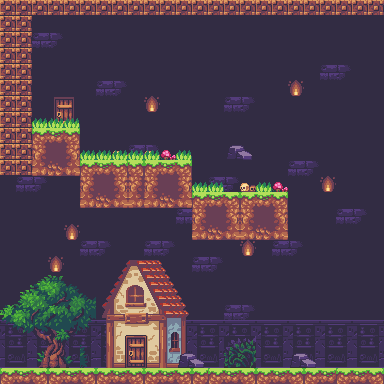

This game map was drawn from its Tiled (.tmx) file and the tilesets committed beside it. A one-line description and the full map source follow:
An orthogonal 24x24 tile map with 16x16 px tiles, 5 tile layers (Background, Background 2, Exit, Platforms, ...), 2 tilesets.

<map version="1.2" tiledversion="1.2.4" orientation="orthogonal" renderorder="right-down" width="24" height="24" tilewidth="16" tileheight="16" infinite="0" nextlayerid="11" nextobjectid="1">
 <tileset firstgid="1" name="landscape-tileset" tilewidth="16" tileheight="16" tilecount="165" columns="15">
  <image source="landscape-tileset.png" width="240" height="176" />
 </tileset>
 <tileset firstgid="166" name="props-tileset" tilewidth="16" tileheight="16" tilecount="120" columns="6">
  <image source="props-tileset.png" width="96" height="320" />
 </tileset>
 <layer id="5" name="Background" width="24" height="24">
  <data encoding="csv">
51,51,51,51,51,51,51,51,51,51,51,51,51,51,51,51,51,51,51,51,51,51,51,51,
51,51,51,51,51,51,51,51,51,51,51,51,51,51,51,51,51,51,51,51,51,51,51,51,
51,51,51,51,51,51,51,51,51,51,51,51,51,51,51,51,51,51,51,51,51,51,51,51,
51,51,51,51,51,51,51,51,51,51,51,51,51,51,51,51,51,51,51,51,51,51,51,51,
51,51,51,51,51,51,51,51,51,51,51,51,51,51,51,51,51,51,51,51,51,51,51,51,
51,51,51,51,51,51,51,51,51,51,51,51,51,51,51,51,51,51,51,51,51,51,51,51,
51,51,51,51,51,51,51,51,51,51,51,51,51,51,51,51,51,51,51,51,51,51,51,51,
51,51,51,51,51,51,51,51,51,51,51,51,51,51,51,51,51,51,51,51,51,51,51,51,
51,51,51,51,51,51,51,51,51,51,51,51,51,51,51,51,51,51,51,51,51,51,51,51,
51,51,51,51,51,51,51,51,58,59,51,51,51,51,51,51,51,51,51,51,51,51,51,51,
51,51,51,51,51,58,59,51,51,51,51,51,51,51,51,51,51,51,51,51,51,51,51,51,
51,58,59,51,51,51,51,51,51,51,51,51,51,58,59,51,51,51,51,51,51,51,51,51,
51,51,51,51,51,51,51,51,51,51,51,51,51,51,51,51,51,51,51,51,51,51,51,51,
51,51,51,51,51,51,51,51,51,51,51,58,59,51,51,51,51,51,51,51,51,51,51,51,
51,51,51,51,51,51,51,51,51,51,51,51,51,51,51,51,51,51,51,51,51,51,51,51,
51,51,51,51,51,58,59,51,51,58,59,51,51,51,51,51,51,51,51,51,51,51,51,51,
51,51,51,51,51,51,51,51,51,51,51,51,58,59,51,51,51,51,51,51,51,51,51,51,
51,51,51,51,51,51,51,51,51,51,51,51,51,51,51,51,51,51,51,51,51,51,51,51,
51,51,58,59,51,51,51,51,51,51,51,51,51,51,51,51,51,51,51,51,51,51,51,51,
51,51,51,51,51,51,51,51,51,51,51,51,51,51,58,59,51,51,51,51,51,51,51,51,
97,98,97,98,97,98,97,98,97,98,97,98,97,98,97,98,51,51,51,51,97,98,97,98,
112,113,112,113,112,113,112,113,112,113,112,113,112,113,112,113,51,51,51,51,112,113,112,113,
127,128,127,128,127,128,127,128,127,128,127,128,127,128,127,128,51,51,51,51,127,128,127,128,
51,51,51,51,51,51,51,51,51,51,51,51,51,51,51,51,51,51,51,51,51,51,51,51
</data>
 </layer>
 <layer id="6" name="Background 2" width="24" height="24">
  <data encoding="csv">
0,0,0,0,0,0,0,0,0,0,0,0,0,0,0,0,0,0,0,0,0,0,0,0,
0,0,0,0,0,0,0,0,0,0,0,0,0,0,0,0,0,0,0,0,0,0,0,0,
0,0,58,59,0,0,0,0,0,0,0,0,0,0,0,0,0,0,0,0,0,0,0,0,
0,0,0,0,0,0,0,0,0,0,0,0,0,0,0,0,0,0,0,0,0,0,0,0,
0,0,0,0,0,0,0,0,0,0,0,0,0,0,0,0,0,0,0,0,58,59,0,0,
0,0,0,0,0,0,58,59,0,0,0,0,0,0,0,0,0,0,111,0,0,0,0,0,
0,0,0,200,201,0,0,0,0,111,0,0,0,0,58,59,0,0,0,0,0,0,0,0,
0,0,0,206,207,0,0,0,0,0,0,0,0,0,0,0,0,0,0,0,0,0,0,0,
0,0,81,82,81,0,0,0,0,0,0,0,0,0,0,0,0,0,0,0,0,0,0,0,
0,0,16,17,18,0,0,168,0,168,0,0,0,0,0,0,0,0,0,0,0,0,0,0,
0,0,31,32,33,0,0,0,0,0,0,0,0,0,0,0,0,0,58,59,0,0,0,0,
0,0,0,0,0,16,17,18,16,16,17,18,0,0,0,168,0,0,0,0,111,0,0,0,
0,0,0,0,0,31,32,33,31,31,32,33,0,0,0,0,0,0,0,0,0,0,0,0,
0,0,0,0,0,0,0,0,0,0,0,0,16,17,18,16,17,18,0,0,0,58,59,0,
0,0,0,0,111,0,0,0,0,0,0,0,31,32,33,31,32,33,0,0,0,0,0,0,
0,0,0,0,0,0,0,0,0,0,0,0,0,0,0,111,0,58,59,0,0,0,0,0,
0,0,0,111,0,0,244,245,246,247,248,249,0,0,0,0,0,0,0,0,0,0,0,0,
208,209,210,211,212,213,250,251,252,253,254,255,0,0,0,0,0,0,0,0,0,0,0,0,
214,215,216,217,218,219,256,257,258,259,260,261,0,0,0,0,0,0,0,0,0,0,0,0,
220,221,222,223,224,225,262,263,264,265,266,267,0,0,0,0,0,0,0,0,0,0,0,0,
226,227,228,229,230,231,268,269,270,271,272,273,0,0,0,0,97,98,97,98,97,121,0,0,
232,233,234,235,236,237,274,275,276,277,278,279,0,0,115,116,112,113,112,113,112,0,0,0,
238,239,240,241,242,243,280,281,282,283,284,285,0,0,130,131,127,128,127,128,127,0,0,0,
0,0,0,0,0,0,0,0,0,0,0,0,0,0,0,0,0,0,0,0,0,0,0,0
</data>
 </layer>
 <layer id="10" name="Exit" width="24" height="24">
  <data encoding="csv">
0,0,0,0,0,0,0,0,0,0,0,0,0,0,0,0,0,0,0,0,0,0,0,0,
0,0,0,0,0,0,0,0,0,0,0,0,0,0,0,0,0,0,0,0,0,0,0,0,
0,0,0,0,0,0,0,0,0,0,0,0,0,0,0,0,0,0,0,0,0,0,0,0,
0,0,0,0,0,0,0,0,0,0,0,0,0,0,0,0,0,0,0,0,0,0,0,0,
0,0,0,0,0,0,0,0,0,0,0,0,0,0,0,0,0,0,0,0,0,0,0,0,
0,0,0,0,0,0,0,0,0,0,0,0,0,0,0,0,0,0,0,0,0,0,0,0,
0,0,0,0,0,0,0,0,0,0,0,0,0,0,0,0,0,0,0,0,0,0,0,0,
0,0,0,0,0,0,0,0,0,0,0,0,0,0,0,0,0,0,0,0,0,0,0,0,
0,0,0,0,0,0,0,0,0,0,0,0,0,0,0,0,0,0,0,0,0,0,0,0,
0,0,0,0,0,0,0,0,0,0,0,0,0,0,0,0,0,0,0,0,0,0,0,0,
0,0,0,0,0,0,0,0,0,0,0,0,0,0,0,0,0,0,0,0,0,0,0,0,
0,0,0,0,0,0,0,0,0,0,0,0,0,0,0,0,0,0,0,0,0,0,0,0,
0,0,0,0,0,0,0,0,0,0,0,0,0,0,0,0,0,0,0,0,0,0,0,0,
0,0,0,0,0,0,0,0,0,0,0,0,0,0,0,0,0,0,0,0,0,0,0,0,
0,0,0,0,0,0,0,0,0,0,0,0,0,0,0,0,0,0,0,0,0,0,0,0,
0,0,0,0,0,0,0,0,0,0,0,0,0,0,0,0,0,0,0,0,0,0,0,0,
0,0,0,0,0,0,0,0,0,0,0,0,0,0,0,0,0,0,0,0,0,0,0,0,
0,0,0,0,0,0,0,0,0,0,0,0,0,0,0,0,0,0,0,0,0,0,0,0,
0,0,0,0,0,0,0,0,0,0,0,0,0,0,0,0,0,0,0,0,0,0,0,0,
0,0,0,0,0,0,0,0,0,0,0,0,0,0,0,0,0,0,0,0,0,0,0,0,
0,0,0,0,0,0,0,0,0,0,0,0,0,0,0,0,0,0,0,0,0,0,0,0,
0,0,0,0,0,0,0,0,0,0,0,0,0,0,0,0,0,0,0,0,0,0,0,0,
0,0,0,0,0,0,0,0,0,0,0,0,0,0,0,0,0,0,0,0,0,0,0,0,
0,0,0,0,0,0,0,0,0,0,0,0,0,0,0,0,0,0,0,0,0,0,0,0
</data>
 </layer>
 <layer id="7" name="Platforms" width="24" height="24">
  <data encoding="csv">
177,177,177,177,177,177,177,177,177,177,177,177,177,177,177,177,177,177,177,177,177,177,177,177,
177,177,0,0,0,0,0,0,0,0,0,0,0,0,0,0,0,0,0,0,0,0,0,0,
177,177,0,0,0,0,0,0,0,0,0,0,0,0,0,0,0,0,0,0,0,0,0,0,
177,177,0,0,0,0,0,0,0,0,0,0,0,0,0,0,0,0,0,0,0,0,0,0,
177,177,0,0,0,0,0,0,0,0,0,0,0,0,0,0,0,0,0,0,0,0,0,0,
177,177,0,0,0,0,0,0,0,0,0,0,0,0,0,0,0,0,0,0,0,0,0,0,
177,177,0,0,0,0,0,0,0,0,0,0,0,0,0,0,0,0,0,0,0,0,0,0,
177,177,0,0,0,0,0,0,0,0,0,0,0,0,0,0,0,0,0,0,0,0,0,0,
177,177,1,2,3,0,0,0,0,0,0,0,0,0,0,0,0,0,0,0,0,0,0,0,
177,177,0,0,0,0,0,0,0,0,0,0,0,0,0,0,0,0,0,0,0,0,0,0,
177,177,0,0,0,1,2,3,3,1,2,3,0,0,0,0,0,0,0,0,0,0,0,0,
0,0,0,0,0,0,0,0,0,0,0,0,0,0,0,0,0,0,0,0,0,0,0,0,
0,0,0,0,0,0,0,0,0,0,0,0,1,2,3,1,2,3,0,0,0,0,0,0,
0,0,0,0,0,0,0,0,0,0,0,0,0,0,0,0,0,0,0,0,0,0,0,0,
0,0,0,0,0,0,0,0,0,0,0,0,0,0,0,0,0,0,0,0,0,0,0,0,
0,0,0,0,0,0,0,0,0,0,0,0,0,0,0,0,0,0,0,0,0,0,0,0,
0,0,0,0,0,0,0,0,0,0,0,0,0,0,0,0,0,0,0,0,0,0,0,0,
0,0,0,0,0,0,0,0,0,0,0,0,0,0,0,0,0,0,0,0,0,0,0,0,
0,0,0,0,0,0,0,0,0,0,0,0,0,0,0,0,0,0,0,0,0,0,0,0,
0,0,0,0,0,0,0,0,0,0,0,0,0,0,0,0,0,0,0,0,0,0,0,0,
0,0,0,0,0,0,0,0,0,0,0,0,0,0,0,0,0,0,0,0,0,0,0,0,
0,0,0,0,0,0,0,0,0,0,0,0,0,0,0,0,0,0,0,0,0,0,0,0,
0,0,0,0,0,0,0,0,0,0,0,0,0,0,0,0,0,0,0,0,0,0,0,0,
1,2,3,1,2,3,1,2,3,1,2,3,1,1,2,3,1,2,3,1,2,1,2,3
</data>
 </layer>
 <layer id="8" name="Foreground" width="24" height="24">
  <data encoding="csv">
0,0,0,0,0,0,0,0,0,0,0,0,0,0,0,0,0,0,0,0,0,0,0,0,
0,0,0,0,0,0,0,0,0,0,0,0,0,0,0,0,0,0,0,0,0,0,0,0,
0,0,0,0,0,0,0,0,0,0,0,0,0,0,0,0,0,0,0,0,0,0,0,0,
0,0,0,0,0,0,0,0,0,0,0,0,0,0,0,0,0,0,0,0,0,0,0,0,
0,0,0,0,0,0,0,0,0,0,0,0,0,0,0,0,0,0,0,0,0,0,0,0,
0,0,0,0,0,0,0,0,0,0,0,0,0,0,0,0,0,0,0,0,0,0,0,0,
0,0,0,0,0,0,0,0,0,0,0,0,0,0,0,0,0,0,0,0,0,0,0,0,
0,0,46,46,46,0,0,0,0,0,0,0,0,0,0,0,0,0,0,0,0,0,0,0,
0,0,0,0,0,0,0,0,0,0,0,0,0,0,0,0,0,0,0,0,0,0,0,0,
0,0,0,0,0,46,46,46,46,46,170,46,0,0,172,173,0,0,0,0,0,0,0,0,
0,0,0,0,0,0,0,0,0,0,0,0,0,0,0,0,0,0,0,0,0,0,0,0,
0,0,0,0,0,0,0,0,0,0,0,0,46,46,0,0,46,170,0,0,0,0,0,0,
0,0,0,0,0,0,0,0,0,0,0,0,0,0,0,0,0,0,0,0,0,0,0,0,
0,0,0,0,0,0,0,0,0,0,0,0,0,0,0,0,0,0,0,0,0,0,0,0,
0,0,0,0,0,0,0,0,0,0,0,0,0,0,0,0,0,0,0,0,0,0,0,0,
0,0,0,0,0,0,0,0,0,0,0,0,0,0,0,0,0,0,0,0,0,0,0,0,
0,0,0,0,0,0,0,0,0,0,0,0,0,0,0,0,0,0,0,0,0,0,0,0,
0,0,0,0,0,0,0,0,0,0,0,0,0,0,0,0,0,0,0,0,0,0,0,0,
0,0,0,0,0,0,0,0,0,0,0,0,0,0,0,0,0,0,0,0,0,0,0,0,
0,0,0,0,0,0,0,0,0,0,0,0,0,0,0,0,0,0,0,0,0,0,0,0,
0,0,0,0,0,0,0,0,0,0,0,0,0,0,0,0,0,0,0,0,0,0,0,0,
0,0,0,0,0,0,0,0,0,0,0,0,0,0,0,0,0,0,0,0,0,0,0,0,
0,0,0,0,0,0,0,0,0,0,0,172,173,0,0,0,0,0,172,173,0,0,0,0,
0,0,0,0,0,0,0,0,0,0,0,0,0,0,0,0,0,0,0,0,0,0,0,0
</data>
 </layer>
</map>
